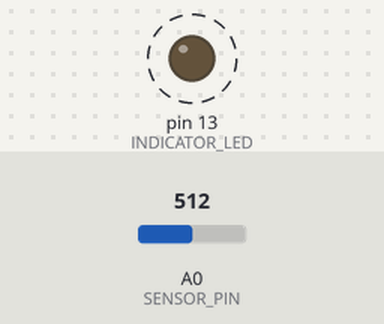
The sketch below on a simulated Arduino Uno, built with avr-gcc and run on an emulated ATmega328P. On the bench: output pins drawn as LEDs (lit = HIGH). Dashed ring = blinking. Inputs (shaded band) come from the test bench; at power-on: A0 (SENSOR_PIN) = 512. What the sketch prints to the serial monitor is not drawn.

Above: at 1.0 s.
Timing chart, 0 to 4.7 s (numbered marks = the images above):
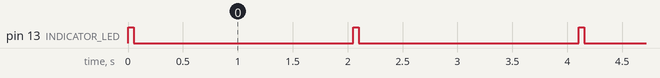

Measured:
- by itself, pin 13 (INDICATOR_LED): alternates HIGH for 0.05 s and LOW for 2.0 s

The sketch:

firmware.ino
```cpp
#define SENSOR_PIN A0      // Pin simulating or reading a pulse/ECG signal
#define INDICATOR_LED 13   // Blinks when sampling occurs

int samplingInterval = 2000; // Default: sample every 2 seconds (Normal mode)
float batteryLevel = 100.0;  // Simulated battery percentage

void setup() {
  Serial.begin(9600);        // Initialize USB serial communication
  pinMode(INDICATOR_LED, OUTPUT);
}

void loop() {
  // 1. Read the physiological data point
  int rawSignal = analogRead(SENSOR_PIN);

  // Map raw analog reading to a realistic heart rate range (e.g., 50 to 140 bpm)
  int heartRate = map(rawSignal, 0, 1023, 50, 140);

  // 2. Simulate battery drain depending on system performance speed
  // Faster sampling rates drain the battery significantly faster
  if (samplingInterval < 1000) {
    batteryLevel -= 0.2;  // Intensive High-Frequency Alert Mode
  } else {
    batteryLevel -= 0.05; // Resource-saving Low-Frequency Mode
  }

  // Keep battery from dropping below zero
  if (batteryLevel < 0) batteryLevel = 0;

  // 3. Format data string and transmit over USB Serial to Python Agent
  // Format: "heartRate,batteryLevel"
  Serial.print(heartRate);
  Serial.print(",");
  Serial.println(batteryLevel);

  // Visual blink indicator for reading action
  digitalWrite(INDICATOR_LED, HIGH);
  delay(50);
  digitalWrite(INDICATOR_LED, LOW);

  // 4. Listen for commands back from the Python Agent
  if (Serial.available() > 0) {
    String command = Serial.readStringUntil('\n');
    command.trim();

    if (command == "CRITICAL") {
      samplingInterval = 500;   // High Alert: sample aggressively every 500ms
    } else if (command == "STABLE") {
      samplingInterval = 3000;  // Power Save: sample every 3 seconds
    } else if (command == "SHUTDOWN") {
      samplingInterval = 10000; // Critical battery: drop down to emergency mode
    }
  }

  // Adaptive delay based on the agent's real-time command decisions
  delay(samplingInterval);
}
```
